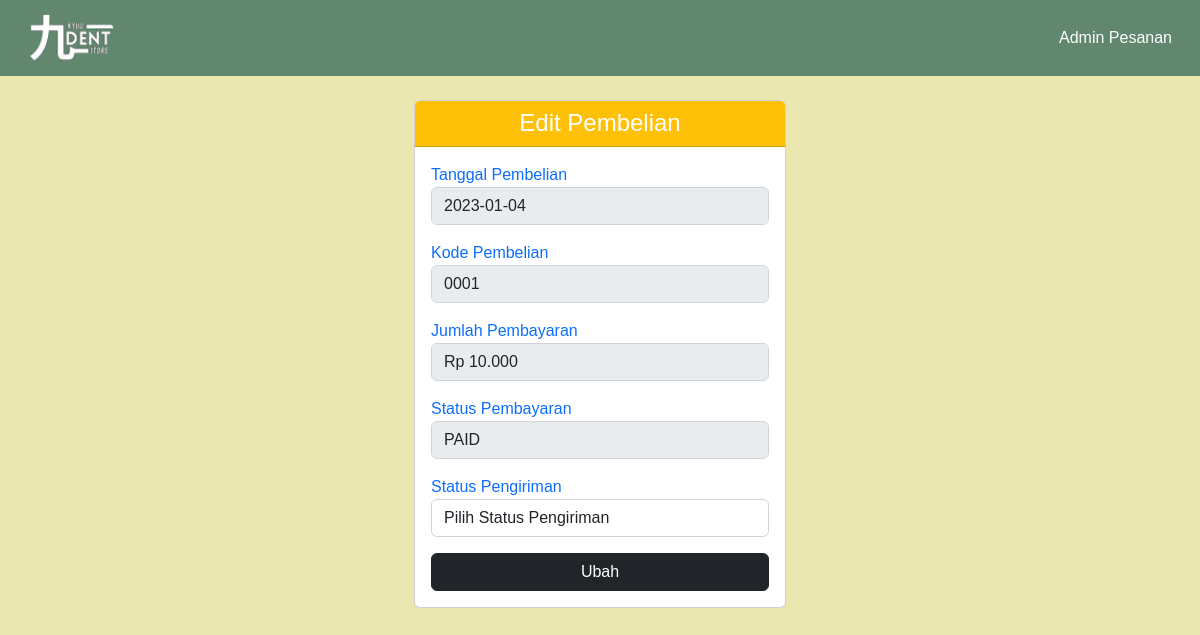
The app's page /?p=editPembelian&id=0001 (signed in) with its own data.
### tables this page shows
CREATE TABLE `pembelian` (
  `id_pembelian` varchar(11) NOT NULL,
  `id_pelanggan` int(11) NOT NULL,
  `nama_owner` varchar(100) NOT NULL,
  `tanggal_pembelian` date NOT NULL,
  `total_pembelian` varchar(100) NOT NULL,
  `e-money` varchar(100) NOT NULL,
  `e-money_number` varchar(100) NOT NULL,
  `status_pembayaran` varchar(100) NOT NULL,
  `status_pembelian` varchar(100) NOT NULL
);

### page/editPembelian.php (the view, shortened to what this page needs)
<?php
    $id = $_GET["id"];
    $sql = "SELECT * FROM pembelian WHERE id_pembelian = $id";
    $query = mysqli_query($conn, $sql);
    $data = mysqli_fetch_assoc($query);
?>
<div class="container">
    <div class="form">
        <div class="card col-4 p-0 detail">
            <div class="card-header bg-warning">
                <h4 class="card-title text-center mb-0 text-white">Edit Pembelian</h4>
            </div>
            <div class="card-body">
                <form method="POST" action="">
                    <div class="mb-3">
                        <label class="text-primary">Tanggal Pembelian</label>
                        <input value="<?= $data["tanggal_pembelian"] ?>" type="text" class="form-control" disabled>
                    </div>
                    <div class="mb-3">
                        <label class="text-primary">Kode Pembelian</label>
                        <input value="<?= $data["id_pembelian"] ?>" type="text" class="form-control" disabled>
                    </div>
                    <div class="mb-3">
                        <label class="text-primary">Jumlah Pembayaran</label>
                        <input value="Rp <?= number_format($data["total_pembelian"],0,".",".") ?>" type="text" class="form-control" disabled>
                    </div>
                    <div class="mb-3">
                        <label class="text-primary">Status Pembayaran</label>
                        <input value="<?= $data["status_pembayaran"] ?>" type="text" class="form-control" disabled>
                    </div>
                    <div class="mb-3">
                        <label for="pengiriman" class="text-primary">Status Pengiriman</label> <br>
                        <select name="pengiriman" id="pengiriman" class="form-control" autofocus>
                            <option value="">Pilih Status Pengiriman</option>
                        </select>
                    </div>
                    <div class="d-grip gap-2">
                        <button class="btn btn-dark tombol" type="submit" name="ubah">Ubah</button>
                    </div>
                </form>
            </div>
        </div>
    </div>
</div>

### records on screen
pembelian: tanggal_pembelian "2023-01-04", id_pembelian "0001", total_pembelian "Rp 10.000", status_pembayaran "PAID"
